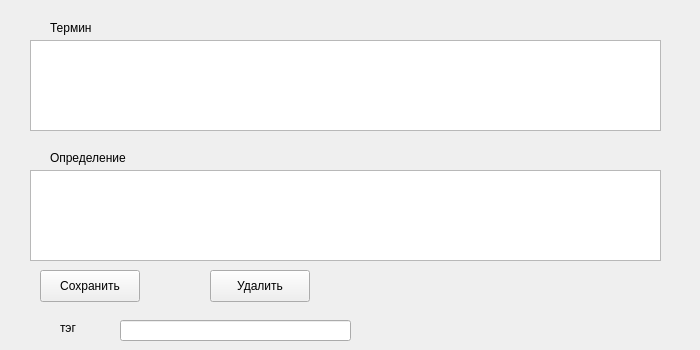
<?xml version="1.0" encoding="UTF-8"?>
<ui version="4.0">
 <class>Form</class>
 <widget class="QWidget" name="Form">
  <property name="geometry">
   <rect>
    <x>0</x>
    <y>0</y>
    <width>700</width>
    <height>350</height>
   </rect>
  </property>
  <property name="windowTitle">
   <string>Form</string>
  </property>
  <widget class="QTextEdit" name="front_card_field">
   <property name="geometry">
    <rect>
     <x>30</x>
     <y>40</y>
     <width>631</width>
     <height>91</height>
    </rect>
   </property>
  </widget>
  <widget class="QTextEdit" name="back_card_field">
   <property name="geometry">
    <rect>
     <x>30</x>
     <y>170</y>
     <width>631</width>
     <height>91</height>
    </rect>
   </property>
  </widget>
  <widget class="QPushButton" name="btn_save_new_card">
   <property name="geometry">
    <rect>
     <x>40</x>
     <y>270</y>
     <width>100</width>
     <height>32</height>
    </rect>
   </property>
   <property name="text">
    <string>Сохранить</string>
   </property>
  </widget>
  <widget class="QLabel" name="front_card_field_label">
   <property name="geometry">
    <rect>
     <x>50</x>
     <y>20</y>
     <width>58</width>
     <height>16</height>
    </rect>
   </property>
   <property name="text">
    <string>Термин</string>
   </property>
  </widget>
  <widget class="QLabel" name="back_card_field_label">
   <property name="geometry">
    <rect>
     <x>50</x>
     <y>150</y>
     <width>91</width>
     <height>16</height>
    </rect>
   </property>
   <property name="text">
    <string>Определение</string>
   </property>
  </widget>
  <widget class="QLineEdit" name="tag">
   <property name="geometry">
    <rect>
     <x>120</x>
     <y>320</y>
     <width>231</width>
     <height>21</height>
    </rect>
   </property>
  </widget>
  <widget class="QLabel" name="label_tag_field">
   <property name="geometry">
    <rect>
     <x>60</x>
     <y>320</y>
     <width>41</width>
     <height>16</height>
    </rect>
   </property>
   <property name="text">
    <string>тэг</string>
   </property>
  </widget>
  <widget class="QPushButton" name="btn_delete_card">
   <property name="geometry">
    <rect>
     <x>210</x>
     <y>270</y>
     <width>100</width>
     <height>32</height>
    </rect>
   </property>
   <property name="text">
    <string>Удалить</string>
   </property>
  </widget>
 </widget>
 <resources/>
 <connections/>
</ui>
